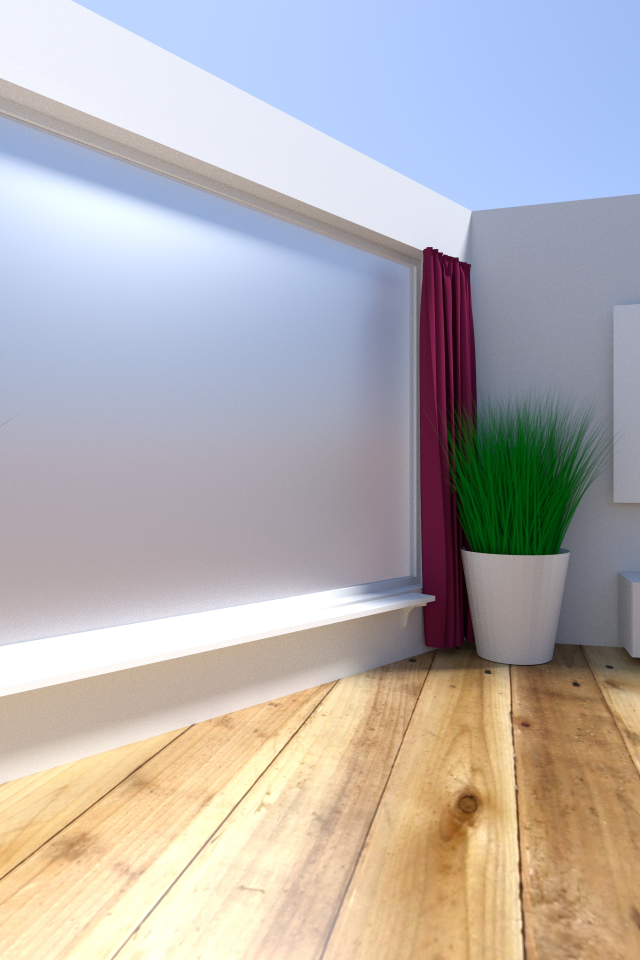
#> input picture input/img03.jpg, 1280 x 1920 px (shown at 1/2 size); its folder holds 3 pictures in this run
$ python imagestitching.py 5 input out   (Python 2 division)
#> lines starting #> are read from the running program, lines starting #| are printed output that depends on the picture
from __future__ import print_function  #
import cv2
import argparse
import os
import numpy as np
import copy

file_name_mapping = {}

def up_to_step_1(imgs):
    """Complete pipeline up to step 3: Detecting features and descriptors"""
    # ... your code here ...
    new_imgs = []
    for filename in imgs:
        new_img = copy.deepcopy(file_name_mapping[filename])
        grey_image= cv2.cvtColor(new_img,cv2.COLOR_BGR2GRAY)
        surf = cv2.xfeatures2d.SURF_create()
        surf.setHessianThreshold(1500)
        kp = surf.detect(grey_image,None)
        new_imgs.append((filename, cv2.drawKeypoints(grey_image,kp,new_img,flags=cv2.DRAW_MATCHES_FLAGS_DRAW_RICH_KEYPOINTS)))
    return new_imgs


# [6 lines left out: function save_step_1, not called in this run]


def calc_euc_dist(vec1, vec2):
    dist = np.linalg.norm(np.array(vec1) - np.array(vec2))
    return dist

def up_to_step_2(imgs, center_image=None):
    """Complete pipeline up to step 2: Calculate matching feature points"""
    # ... your code here ...
    imgs_after_step_1 = up_to_step_1(imgs)

    image_pairs = []
    match_list = []

    for idx_1, img_1 in enumerate(imgs_after_step_1):
        for idx_2, img_2 in enumerate(imgs_after_step_1):
            if idx_1 < idx_2:
                if center_image == None  or center_image == img_1[0] or center_image == img_2[0]:
                    image_pairs.append([img_1[0] + "_" + img_2[0],img_1,img_2])

    for image_pair in image_pairs:
        print("Image pair ", image_pair[0])
        surf = cv2.xfeatures2d.SURF_create()
        surf.setHessianThreshold(1500)
        img_1 = file_name_mapping[image_pair[1][0]]
        kp1, des1 = surf.detectAndCompute(img_1,None)
        img_2 = file_name_mapping[image_pair[2][0]]
        kp2, des2 = surf.detectAndCompute(img_2,None)
        image_pair.append([len(kp1),len(kp2)])
        n1 = len(kp1)
        n2 = len(kp2)
        kp1_kp2 = {}
        kp2_kp1 = {}

        for idx1 in range(n1):
            min_dist = None
            sec_min_dist = None
            for idx2 in range(n2):
                dist = calc_euc_dist(des1[idx1], des2[idx2])
                if type(min_dist) != list or min_dist[0] > dist:
                    if type(min_dist) == list:
                        sec_min_dist = min_dist
                    min_dist = [dist, idx2]
                if (type(sec_min_dist) != list or sec_min_dist[0] < dist < min_dist[0]) and min_dist[1] != idx2:
                    sec_min_dist = [dist, idx2]
            if type(min_dist) == list and type(sec_min_dist) == list and min_dist[0] < sec_min_dist[0] * 0.75:
                kp1_kp2[kp1[idx1]] = kp2[min_dist[1]]

        for idx2 in range(n2):
            min_dist = None
            sec_min_dist = None
            for idx1 in range(n1):
                dist = calc_euc_dist(des2[idx2], des1[idx1])
                if type(min_dist) != list or min_dist[0] > dist:
                    if type(min_dist) == list:
                        sec_min_dist = min_dist
                    min_dist = [dist, idx1]
                if (type(sec_min_dist) != list or sec_min_dist[0] < dist < min_dist[0]) and min_dist[1] != idx1:
                    sec_min_dist = [dist, idx1]
            if type(min_dist) == list and type(sec_min_dist) == list and min_dist[0] < sec_min_dist[0] * 0.75:
                kp2_kp1[kp2[idx2]] = kp1[min_dist[1]]

        matches = ([],[])
        for kp in kp1_kp2:
            closest = kp1_kp2[kp]
            if closest in kp2_kp1 and kp2_kp1[closest] == kp:
                matches[0].append(kp)
                matches[1].append(kp1_kp2[kp])

        match_list.append(matches)
    return image_pairs, match_list


# [332 lines left out: functions save_step_2, calc_homography_matrix, h_matrix_accuracy, up_to_step_3, save_step_3, up_to_step_4 and 1 more, not called in this run]

def up_to_step_5(imgs):
    """Complete the pipeline and generate a panoramic image"""
    # ... your code here ...
    center_image_filename = imgs[len(imgs)/2]
    center_image = file_name_mapping[center_image_filename]

    vert_len = len(center_image)
    horizon_len = len(center_image[0])
    buffer_image = np.zeros((vert_len*3, horizon_len*3,3), dtype=np.uint8)

    modified_imgs, match_list = up_to_step_2(imgs, center_image=center_image_filename)
    imgs = []
    counter = 0
    total_accurate_matches = 0
    total_matches_checked = 0
    for idx, pair_matches in enumerate(match_list):
        filename1 = modified_imgs[idx][1][0]
        img1 = copy.deepcopy(file_name_mapping[filename1])
        filename2 = modified_imgs[idx][2][0]
        img2 = copy.deepcopy(file_name_mapping[filename2])
        if center_image_filename != filename1 and center_image_filename!= filename2:
            continue
        counter += 1

        img1_coords = pair_matches[0]
        img2_coords = pair_matches[1]

        best_accuracy = 0
        best_H_matrix = np.zeros((3,3))
        # BONUS MARK FEATURE: TRACKER FOR NUMBER OF MATCHES CHECKED AND THE NUMBER OF ACCURATE MATCHES
        best_count_accurate = 0
        best_total = 0
        homography_matrix = np.zeros((3,3))
        count = 0

        while count < 100 or (count >=  100 and np.linalg.det(homography_matrix) == 0):
            count +=1
            quad = np.random.choice(range(len(img1_coords)), 4)
            img1_quad = [img1_coords[quad[0]],img1_coords[quad[1]],img1_coords[quad[2]],img1_coords[quad[3]]]
            img2_quad = [img2_coords[quad[0]],img2_coords[quad[1]],img2_coords[quad[2]],img2_coords[quad[3]]]
            homography_matrix = calc_homography_matrix(img1_quad, img2_quad)
            if np.linalg.det(homography_matrix) != 0:
                accuracy, count_accurate, total = h_matrix_accuracy(homography_matrix, img1_coords, img2_coords)
                if accuracy > best_accuracy:
                    best_H_matrix = homography_matrix
                    best_accuracy = accuracy
                    # BONUS MARK FEATURE: UPDATE THE NUMBER OF MATCHES CHECKED AND THE NUMBER OF ACCURATE MATCHES FOR CURRENT IMAGE USING BEST HOMOGRAPHY
                    best_count_accurate = count_accurate
                    best_total = total
        # BONUS MARK FEATURE: UPDATE THE TOTAL NUMBER OF MATCHES CHECKED AND THE NUMBER OF ACCURATE MATCHES
        total_accurate_matches += count_accurate
        total_matches_checked += total
        if np.linalg.det(homography_matrix) == 0:
            continue

        homography_matrix = best_H_matrix
        inv_homography_matrix = np.linalg.inv(homography_matrix)

        if center_image_filename == filename2:
            max_y = None
            max_x = None
            min_y = None
            min_x = None

            vert_len = len(img1)
            horizon_len = len(img1[0])
            for x1 in range(horizon_len):
                for y1 in range(vert_len):
                    I1 = np.array([[x1,y1,1]])
                    I2 = np.dot(inv_homography_matrix, I1.T)
                    x2 = int(I2[0]/I2[2])
                    y2 = int(I2[1]/I2[2])
                    if  -vert_len < y2 < vert_len*2 and -horizon_len < x2 < horizon_len*2:
                        if max_x is None or x2 > max_x:
                            max_x = x2
                        if max_y is None or y2 > max_y:
                            max_y = y2
                        if min_x is None or x2 < min_x:
                            min_x = x2
                        if min_y is None or y2 < min_y:
                            min_y = y2
                        buffer_image[y2+vert_len][x2+horizon_len] = img1[y1][x1]

            for x1 in range(min_x, max_x):
                for y1 in range(min_y, max_y):
                    if x1 >= len(buffer_image[0]) or y1 >= len(buffer_image):
                        continue
                    if buffer_image[y1+vert_len][x1+horizon_len][0] == 0 and buffer_image[y1+vert_len][x1+horizon_len][1] == 0 and buffer_image[y1+vert_len][x1+horizon_len][2] == 0:
                        I1 = np.array([[x1,y1,1]])
                        I2 = np.dot(homography_matrix, I1.T)
                        x2 = int(I2[0]/I2[2])
                        y2 = int(I2[1]/I2[2])
                        if  0 <= x2 < horizon_len and 0 <= y2 < vert_len:
                            buffer_image[y1+vert_len][x1+horizon_len] = img1[y2][x2]

        else:
            max_y = None
            max_x = None
            min_y = None
            min_x = None

            vert_len = len(img2)
            horizon_len = len(img2[0])
            for x1 in range(horizon_len):
                for y1 in range(vert_len):
                    I1 = np.array([[x1,y1,1]])
                    I2 = np.dot(homography_matrix, I1.T)
                    x2 = int(I2[0]/I2[2])
                    y2 = int(I2[1]/I2[2])
                    if  -vert_len < y2 < vert_len*2 and -horizon_len < x2 < horizon_len*2:
                        if max_x is None or x2 > max_x:
                            max_x = x2
                        if max_y is None or y2 > max_y:
                            max_y = y2
                        if min_x is None or x2 < min_x:
                            min_x = x2
                        if min_y is None or y2 < min_y:
                            min_y = y2
                        buffer_image[y2+vert_len][x2+horizon_len] = img2[y1][x1]

            for x1 in range(min_x, max_x):
                for y1 in range(min_y, max_y):
                    if x1 >= len(buffer_image[0]) or y1 >= len(buffer_image):
                        continue
                    if buffer_image[y1+vert_len][x1+horizon_len][0] == 0 and buffer_image[y1+vert_len][x1+horizon_len][1] == 0 and buffer_image[y1+vert_len][x1+horizon_len][2] == 0:
                        I1 = np.array([[x1,y1,1]])
                        I2 = np.dot(inv_homography_matrix, I1.T)
                        x2 = int(I2[0]/I2[2])
                        y2 = int(I2[1]/I2[2])
                        if  0 <= x2 < horizon_len and 0 <= y2 < vert_len:
                            buffer_image[y1+vert_len][x1+horizon_len] = img2[y2][x2]


    # BONUS MARK FEATURE: CODE FOR PRINTING OUT STITCHING QUALITY ASSESSMENT
    print("ASSESSMENT OF STITCHING QUALITY\n")
    print("NUMBER OF MATCHING POINTS BETWEEN IMAGES CHECKED: ", total_matches_checked, "\n")
    print("NUMBER OF WARPED COORDINATES WITHIN 10px OF ITS MATCHING POINT: ", total_accurate_matches, "\n")
    if total_matches_checked != 0:
        print("PREDICTION ACCURACY: ", "{:.0%}".format(float(total_accurate_matches)/float(total_matches_checked)))

    buffer_image[vert_len:2*vert_len, horizon_len:2*horizon_len] = center_image

    return buffer_image


# [6 lines left out: function save_step_5, not called in this run]

if __name__ == "__main__":

    parser = argparse.ArgumentParser()
    parser.add_argument(
        "step",
        help="compute image stitching pipeline up to this step",
        type=int
    )

    parser.add_argument(
        "input",
        help="a folder to read in the input images",
        type=str
    )

    parser.add_argument(
        "output",
        help="a folder to save the outputs",
        type=str
    )

    args = parser.parse_args()

    filenames = [] #filenames
    for filename in os.listdir(args.input):
        print(filename)
        img = cv2.imread(os.path.join(args.input, filename))
#> img is the input picture: shape (1920, 1280, 3); mean B, G, R 177.3, 177.3, 182.3
        file_name_mapping[filename] = img
        filenames.append(filename)
    if args.step == 1:
        print("Running step 1")
        modified_imgs = up_to_step_1(filenames)
        save_step_1(modified_imgs, args.output)
    elif args.step == 2:
        print("Running step 2")
        modified_imgs, match_list = up_to_step_2(filenames)
        save_step_2(modified_imgs, match_list, args.output)
    elif args.step == 3:
        print("Running step 3")
        img_pairs = up_to_step_3(filenames)
        save_step_3(img_pairs, args.output)
    elif args.step == 4:
        print("Running step 4")
        panoramic_img = up_to_step_4(filenames)
        save_step_4(panoramic_img, args.output)
    elif args.step == 5:
        print("Running step 5")
        # BONUS MARK FEATURE: STEP 5
        # FORMAT: PRINTED TO STANDARD OUTPUT
        # EVALUATING FEATURE MATCHING PERFORMANCE
        # METRIC: %TP, the percentage of correctly matched keypoints out of the total number of matches, also referred to as precision
        # REFERENCE: Page 2138, last paragraph, report: http://aeriksson.net/papers/marmol-etal-ral-2017.pdf
        panoramic_img = up_to_step_5(filenames)
#> in up_to_step_5, `vert_len = len(center_image)`: vert_len = 1920
#> in up_to_step_5, `horizon_len = len(center_image[0])`: horizon_len = 1280
#> the loop in up_to_step_1, `for filename in imgs:` made 1 pass
#> pass 1, in up_to_step_1, `grey_image= cv2.cvtColor(new_img,cv2.COLOR_BGR2GRAY)`:
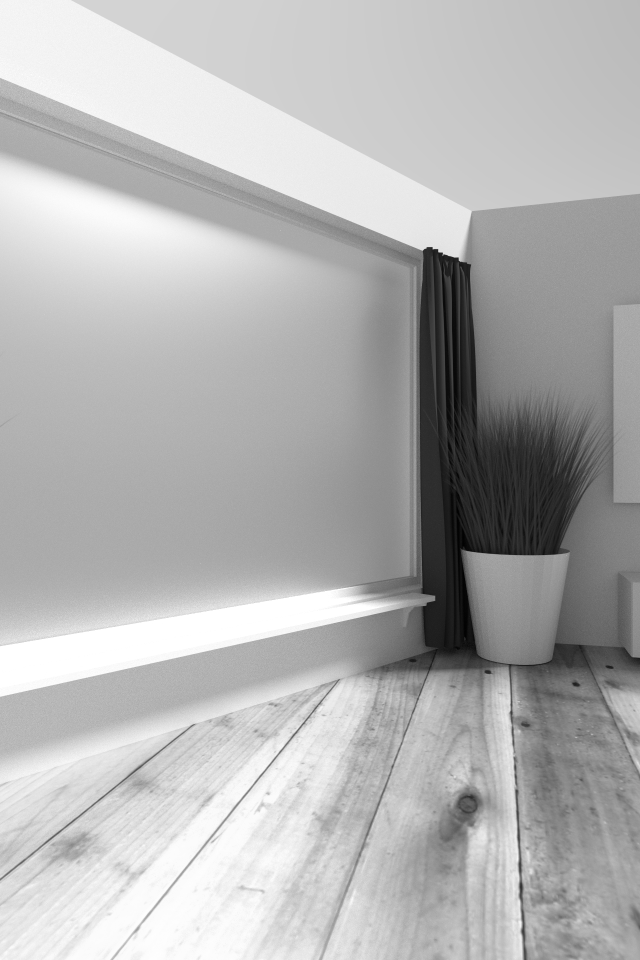
#> grey_image: shape (1920, 1280) (shown at 1/2 size); min 1, max 255, mean 178.8
#> after the loop in up_to_step_1, `for filename in imgs:`: new_imgs = []
#> (the run stopped early here; a loop or call above may not have finished)
